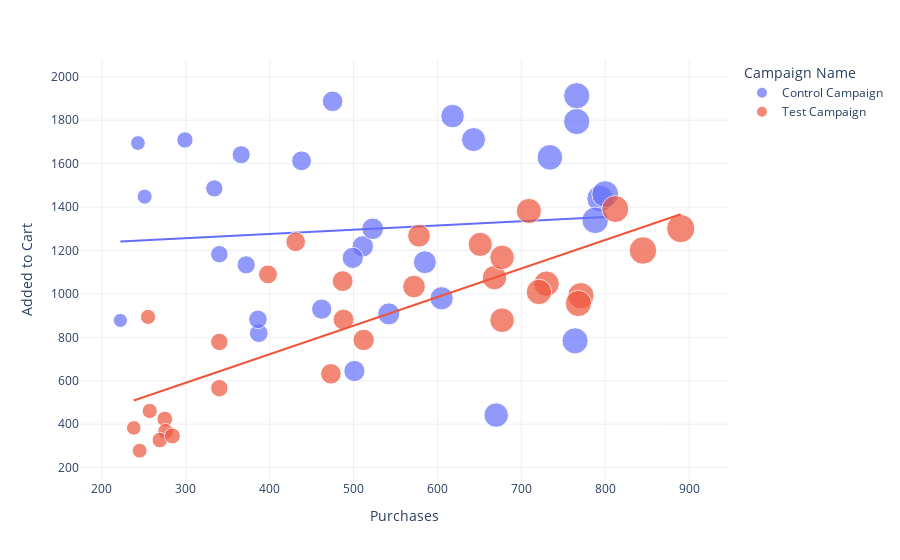

Notebook cell for this chart:
### Markdown cell above
#### Graph 7: Added to Cart vs Purchases

### Code cell
figure = px.scatter(data_frame = ab_data, 
                    x="Purchases",
                    y="Added to Cart", 
                    size="Purchases", 
                    color= "Campaign Name", 
                    trendline="ols")
figure.show()

### Figure 1 — Plotly figure (JSON) as saved in the notebook; plotly's stock layout.template omitted (floating-point values rounded to 4 significant figures)
{"data": [{"hovertemplate": "Campaign Name=Control Campaign<br>Purchases=%{marker.size}<br>Added to Cart=%{y}<extra></extra>", "legendgroup": "Control Campaign", "marker": {"color": "#636efa", "size": [618, 734, 475, 794, 766, 788, 366, 438, 222, 243, 542, 511, 299, 800, 387, 766, 585, 386, 251, 605, 643, 334, 372, 670, 340, 522.8, 764, 499, 462, 501], "sizemode": "area", "sizeref": 2.225, "symbol": "circle"}, "mode": "markers", "name": "Control Campaign", "orientation": "v", "showlegend": true, "type": "scatter", "x": [618, 734, 475, 794, 766, 788, 366, 438, 222, 243, 542, 511, 299, 800, 387, 766, 585, 386, 251, 605, 643, 334, 372, 670, 340, 522.8, 764, 499, 462, 501], "xaxis": "x", "y": [1819, 1629, 1887, 1439, 1794, 1339, 1641, 1613, 878, 1695, 908, 1219, 1709, 1460, 819, 1913, 1146, 883, 1448, 980, 1711, 1486, 1134, 442, 1183, 1300, 784, 1166, 930, 645], "yaxis": "y"}, {"hovertemplate": "<b>OLS trendline</b><br>Added to Cart = 0.194992 * Purchases + 1198.06<br>R<sup>2</sup>=0.007841<br><br>Campaign Name=Control Campaign<br>Purchases=%{x}<br>Added to Cart=%{y} <b>(trend)</b><extra></extra>", "legendgroup": "Control Campaign", "marker": {"color": "#636efa", "symbol": "circle"}, "mode": "lines", "name": "Control Campaign", "showlegend": false, "type": "scatter", "x": [222, 243, 251, 299, 334, 340, 366, 372, 386, 387, 438, 462, 475, 499, 501, 511, 522.8, 542, 585, 605, 618, 643, 670, 734, 764, 766, 766, 788, 794, 800], "xaxis": "x", "y": [1241.0, 1245.0, 1247.0, 1256.0, 1263.0, 1264.0, 1269.0, 1271.0, 1273.0, 1274.0, 1283.0, 1288.0, 1291.0, 1295.0, 1296.0, 1298.0, 1300.0, 1304.0, 1312.0, 1316.0, 1319.0, 1323.0, 1329.0, 1341.0, 1347.0, 1347.0, 1347.0, 1352.0, 1353.0, 1354.0], "yaxis": "y"}, {"hovertemplate": "Campaign Name=Test Campaign<br>Purchases=%{marker.size}<br>Added to Cart=%{y}<extra></extra>", "legendgroup": "Test Campaign", "marker": {"color": "#EF553B", "size": [255, 275, 668, 709, 812, 340, 398, 487, 238, 257, 512, 677, 730, 245, 276, 473, 269, 651, 284, 771, 721, 677, 578, 572, 340, 768, 488, 890, 431, 845], "sizemode": "area", "sizeref": 2.225, "symbol": "circle"}, "mode": "markers", "name": "Test Campaign", "orientation": "v", "showlegend": true, "type": "scatter", "x": [255, 275, 668, 709, 812, 340, 398, 487, 238, 257, 512, 677, 730, 245, 276, 473, 269, 651, 284, 771, 721, 677, 578, 572, 340, 768, 488, 890, 431, 845], "xaxis": "x", "y": [894, 424, 1075, 1382, 1391, 779, 1090, 1059, 383, 461, 788, 879, 1047, 278, 367, 632, 327, 1228, 346, 992, 1009, 1168, 1268, 1034, 566, 956, 882, 1301, 1240, 1200], "yaxis": "y"}, {"hovertemplate": "<b>OLS trendline</b><br>Added to Cart = 1.31545 * Purchases + 195.879<br>R<sup>2</sup>=0.637951<br><br>Campaign Name=Test Campaign<br>Purchases=%{x}<br>Added to Cart=%{y} <b>(trend)</b><extra></extra>", "legendgroup": "Test Campaign", "marker": {"color": "#EF553B", "symbol": "circle"}, "mode": "lines", "name": "Test Campaign", "showlegend": false, "type": "scatter", "x": [238, 245, 255, 257, 269, 275, 276, 284, 340, 340, 398, 431, 473, 487, 488, 512, 572, 578, 651, 668, 677, 677, 709, 721, 730, 768, 771, 812, 845, 890], "xaxis": "x", "y": [509.0, 518.2, 531.3, 533.9, 549.7, 557.6, 558.9, 569.5, 643.1, 643.1, 719.4, 762.8, 818.1, 836.5, 837.8, 869.4, 948.3, 956.2, 1052.0, 1075.0, 1086.0, 1086.0, 1129.0, 1144.0, 1156.0, 1206.0, 1210.0, 1264.0, 1307.0, 1367.0], "yaxis": "y"}], "layout": {"legend": {"itemsizing": "constant", "title": {"text": "Campaign Name"}, "tracegroupgap": 0}, "margin": {"t": 60}, "xaxis": {"anchor": "y", "domain": [0, 1], "title": {"text": "Purchases"}}, "yaxis": {"anchor": "x", "domain": [0, 1], "title": {"text": "Added to Cart"}}}}
